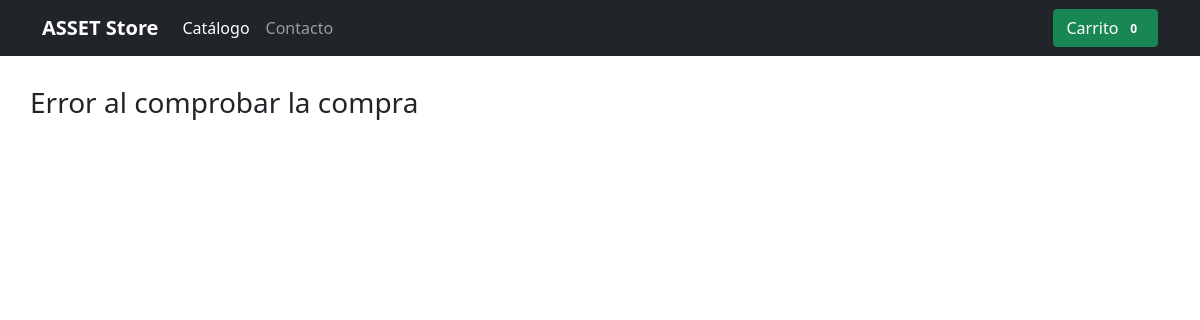
The page /proyecto/completado.php?key=5UB282306W0965058 on the database as committed earlier.
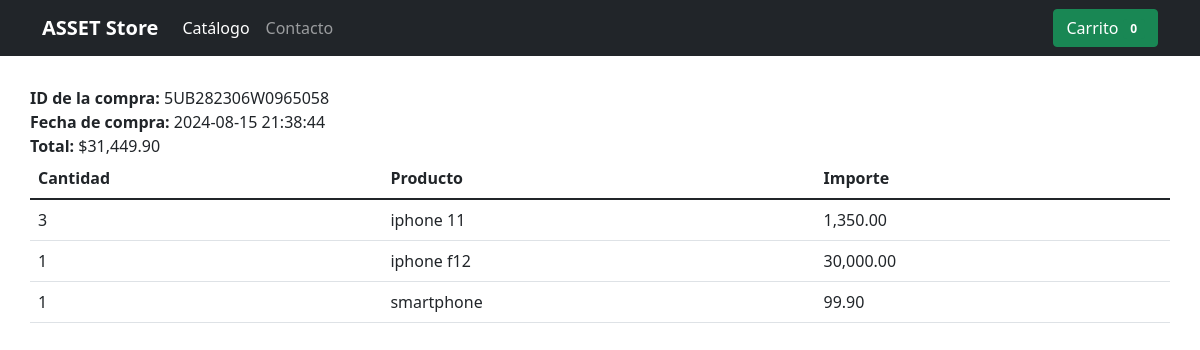
The same page on the database as committed later.
### tables this page shows
CREATE TABLE `compra` (
  `id` int(11) NOT NULL,
  `id_transaccion` varchar(20) NOT NULL,
  `fecha` datetime NOT NULL,
  `status` varchar(20) NOT NULL,
  `email` varchar(50) NOT NULL,
  `id_cliente` varchar(20) NOT NULL,
  `total` decimal(10,2) NOT NULL
);

CREATE TABLE `detalles_compra` (
  `id` int(11) NOT NULL,
  `id_compra` int(11) NOT NULL,
  `id_producto` int(11) NOT NULL,
  `nombre` varchar(200) NOT NULL,
  `precio` decimal(10,2) NOT NULL,
  `cantidad` int(11) NOT NULL
);

### proyecto/config/config.php (called while the page is built, shortened)
<?php
$num_cart = 0;
?>

### proyecto/completado.php (the view, shortened to what this page needs)
<?php
require 'config/config.php';
$db = new Database();
$con = $db->conectar();
$id_transaccion = isset($_GET['key']) ? $_GET['key'] : '0';
$error = '';
if ($id_transaccion == '') {
    $error = 'Error de petición';
} else {
    $sql = $con->prepare("SELECT count(id) FROM compra WHERE id_transaccion=? AND status=?");
    $sql->execute([$id_transaccion, 'COMPLETED']);
    if ($sql->fetchColumn() > 0) {
        $sql = $con->prepare("SELECT id, fecha, email, total FROM compra WHERE id_transaccion=? AND status=? LIMIT 1");
        $sql->execute([$id_transaccion, 'COMPLETED']);
        $row = $sql->fetch(PDO::FETCH_ASSOC);
        $idCompra = $row['id'];
        $total = $row['total'];
        $fecha = $row['fecha'];
        $sqlDet = $con->prepare("SELECT nombre, precio, cantidad FROM detalles_compra WHERE id_compra = ?");
        $sqlDet->execute([$idCompra]);
    } else {
        $error = 'Error al comprobar la compra';
    }
}
?>
<!DOCTYPE html>
<html lang="en">
<head>
    <link href="https://cdn.jsdelivr.net/npm/bootstrap@5.1.3/dist/css/bootstrap.min.css" rel="stylesheet"
>
    <link href="css/styles.css" rel="stylesheet">
</head>
<body>
<header>
    <div class="navbar navbar-expand-lg navbar-dark bg-dark">
        <div class="container">
            <a href="tienda.php" class="navbar-brand d-flex align-items-center">
                <strong>ASSET Store</strong>
            </a>
            <div class="collapse navbar-collapse" id="navbarHeader">
                <ul class="navbar-nav me-auto mb-2 mb-lg-0">
                    <li class="nav-item">
                        <a href="#" class="nav-link active">Catálogo</a>
                    </li>
                    <li class="nav-item">
                        <a href="#" class="nav-link">Contacto</a>
                    </li>
                </ul>
                <a href="checkout.php" class="btn btn-success">
                    Carrito <span id="num_cart" class="badge bg-success"><?php echo $num_cart; ?></span>
                </a>
            </div>
        </div>
    </div>
</header>
<main>
    <div class="container">
        <?php if (strlen($error) > 0) { ?>
            <div class="row">
                <div class="col">
                    <h3><?php echo $error; ?></h3>
                </div>
            </div>
        <?php } else { ?>
            <div class="row">
                <div class="col">
                    <b>ID de la compra:</b> <?php echo $id_transaccion; ?><br>
                    <b>Fecha de compra:</b> <?php echo $fecha; ?><br>
                    <b>Total:</b> <?php echo MONEDA . number_format($total, 2, '.', ','); ?><br>
                </div>
            </div>
            <div class="row">
                <div class="col">
                    <table class="table">
                        <thead>
                            <tr>
                                <th>Cantidad</th>
                                <th>Producto</th>
                                <th>Importe</th>
                            </tr>
                        </thead>
                        <tbody>
                            <?php while ($row_det = $sqlDet->fetch(PDO::FETCH_ASSOC)) {
                                $importe = $row_det['precio'] * $row_det['cantidad']; ?>
                                <tr>
                                    <td><?php echo $row_det['cantidad']; ?></td>
                                    <td><?php echo $row_det['nombre']; ?></td>
                                    <td><?php echo number_format($importe, 2, '.', ','); ?></td>
                                </tr>
                            <?php } ?>
                        </tbody>
                    </table>
                </div>
            </div>
        <?php } ?>
    </div>
</main>
</body>
</html>

### proyecto/css/styles.css (style rules this page uses)
main > .container { padding: 30px 0; }

Rows that differ between the two databases and show on the page:
added compra: fecha "2024-08-15 21:38:44", total "31,449.90"
added detalles_compra: cantidad "3", nombre "iphone 11", importe "1,350.00"
added detalles_compra: cantidad "1", nombre "iphone f12", importe "30,000.00"
added detalles_compra: cantidad "1", nombre "smartphone", precio "99.90"
Other text that changed with them:
$id_transaccion: (not shown) → "5UB282306W0965058"
MONEDA: (not shown) → "$"
$error: "Error al comprobar la compra" → (not shown)
text now shown: "ID de la compra: Fecha de compra: Total: Cantidad Producto Importe"
